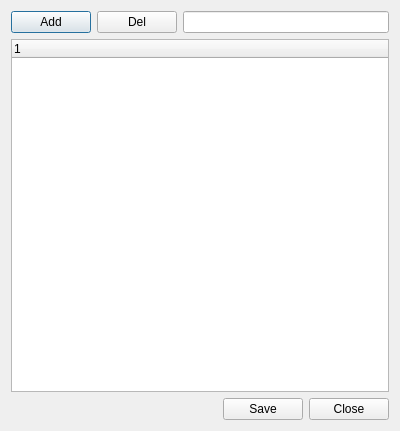
<?xml version="1.0" encoding="UTF-8"?>
<ui version="4.0">
 <class>SetupDefaultAudioDialog</class>
 <widget class="QDialog" name="SetupDefaultAudioDialog">
  <property name="geometry">
   <rect>
    <x>0</x>
    <y>0</y>
    <width>400</width>
    <height>431</height>
   </rect>
  </property>
  <property name="windowTitle">
   <string>Dialog</string>
  </property>
  <layout class="QVBoxLayout" name="verticalLayout_2">
   <item>
    <layout class="QVBoxLayout" name="verticalLayout">
     <item>
      <layout class="QHBoxLayout" name="horizontalLayout">
       <item>
        <widget class="QPushButton" name="addPushButton">
         <property name="text">
          <string>Add</string>
         </property>
        </widget>
       </item>
       <item>
        <widget class="QPushButton" name="delPushButton">
         <property name="text">
          <string>Del</string>
         </property>
        </widget>
       </item>
       <item>
        <widget class="QLineEdit" name="searchLineEdit"/>
       </item>
      </layout>
     </item>
     <item>
      <widget class="QTreeWidget" name="treeWidget">
       <column>
        <property name="text">
         <string notr="true">1</string>
        </property>
       </column>
      </widget>
     </item>
     <item>
      <layout class="QHBoxLayout" name="horizontalLayout_2">
       <item>
        <spacer name="horizontalSpacer_2">
         <property name="orientation">
          <enum>Qt::Horizontal</enum>
         </property>
         <property name="sizeHint" stdset="0">
          <size>
           <width>40</width>
           <height>20</height>
          </size>
         </property>
        </spacer>
       </item>
       <item>
        <widget class="QPushButton" name="savePushButton">
         <property name="text">
          <string>Save</string>
         </property>
        </widget>
       </item>
       <item>
        <widget class="QPushButton" name="closePushButton">
         <property name="text">
          <string>Close</string>
         </property>
        </widget>
       </item>
      </layout>
     </item>
    </layout>
   </item>
  </layout>
 </widget>
 <resources/>
 <connections>
  <connection>
   <sender>closePushButton</sender>
   <signal>clicked()</signal>
   <receiver>SetupDefaultAudioDialog</receiver>
   <slot>reject()</slot>
   <hints>
    <hint type="sourcelabel">
     <x>323</x>
     <y>406</y>
    </hint>
    <hint type="destinationlabel">
     <x>83</x>
     <y>400</y>
    </hint>
   </hints>
  </connection>
 </connections>
</ui>
